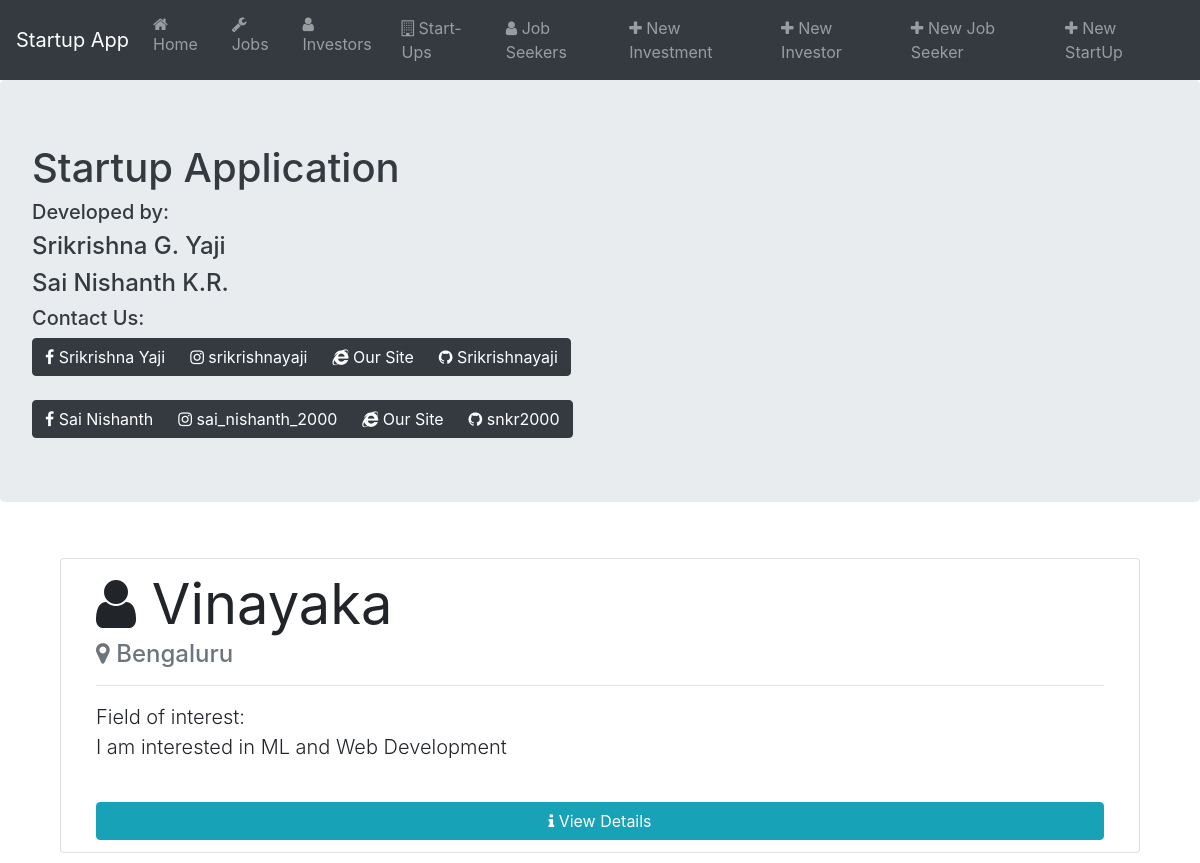
/investors/, run on the app's committed database.
### startup_app/models.py (models this page shows, shortened)
class Investors(models.Model):
    name  = models.CharField(max_length = 1000)
    email = models.EmailField(max_length = 1000)
    about = models.TextField(default = '-')
    interested_fields = models.TextField()
    amount_to_invest  = models.DecimalField(max_digits = 20, decimal_places = 2)
    place = models.CharField(max_length = 500)
    website = models.CharField(max_length = 1000, default = '-')

### startup_app/views.py (the view)
# urls.py: path('investors/', views.InvestorListView.as_view(), name = 'investors'),
class InvestorListView(ListView):
    model = Investors
    template_name = 'startup_app/investorlist.html'
    context_object_name = 'investor_table'
    ordering = ['name']

### startup_app/templates/startup_app/investorlist.html (shortened to what this page needs)
{% extends "startup_app/base.html" %}
{% block content %}
<br/>
  <div class="container">
    <ul class="list-group">
    {% for investor in investor_table %}
      <li class="list-group-item">
      <div class="container">
        <div class="card border-0">
        <h1 class="display-4"><span class="fa fa-user"></span> <b>{{ investor.name }}</b></h1>
        <h4 class="card-subtitle text-muted"><span class="fa fa-map-marker"></span> {{ investor.place }}</h4>
        <hr/>
        <p class="card-text lead">
        Field of interest:<br/>
          {{ investor.interested_fields }}
        </p>
        <br />
        <a class="btn btn-info" href = "{% url 'investor-detail' investor.id %}"><span class="fa fa-info"></span> View Details</a>
        </div>
        </div>
      </li>
    {% endfor %}
    </ul>
  </div>
{% endblock content %}

### data on the page
Investors: name "Vinayaka", place "Bengaluru", interested_fields "I am interested in ML and Web Development"
